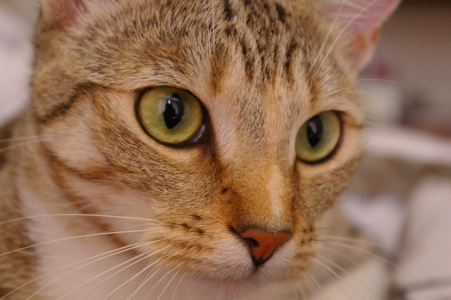
#> input picture skimage.data.chelsea(), 451 x 300 px
$ jupyter execute Computation_with_NumPy_and_N_Dimensional_Arrays.ipynb
#> lines starting #> are read from the running program, lines starting #| are printed output that depends on the picture
# Introduction

In this notebook we'll learn how to use NumPy to work with numerical data.

# Import Statements

[cell 1]
import numpy as np

import matplotlib.pyplot as plt
from scipy import misc # contains an image of a racoon!
from PIL import Image # for reading image files
from numpy.random import random

# Understanding NumPy's ndarray

NumPy's most amazing feature is the **powerful** ndarray.

#### 1-Dimensional Arrays (Vectors)

[cell 2]
one_dimensional_array = np.array([1.1, 9.2, 8.1, 4.7])

[cell 3]
one_dimensional_array.shape

[cell 4]
one_dimensional_array[2]

[cell 5]
one_dimensional_array.ndim

#### 2-Dimensional Arrays (Matrices)

[cell 6]
array_2d = np.array([[1, 2, 3, 9],
                     [5, 6, 7, 8]])

[cell 7]
print(f'array_2d has {array_2d.ndim} dimensions')
print(f'Its shape is {array_2d.shape}')
print(f'It has {array_2d.shape[0]} rows and {array_2d.shape[1]} columns')
print(array_2d)

[cell 8]
array_2d[1,2]

[cell 9]
array_2d[0,2]

[cell 10]
array_2d[0, :]

[cell 11]
array_2d[1,:]

#### N-Dimensional Arrays (Tensors)

**Challenge**:
* How many dimensions does the array below have?
* What is its shape (i.e., how many elements are along each axis)?
* Try to access the value `18` in the last line of code.
* Try to retrieve a 1 dimensional vector with the values `[97, 0, 27, 18]`
* Try to retrieve a (3,2) matrix with the values `[[ 0,  4], [ 7,  5], [ 5, 97]]`

*Hint*: You can use the `:` operator just as with Python Lists.

[cell 12]
mystery_array = np.array([[[0, 1, 2, 3],
                           [4, 5, 6, 7]],

                         [[7, 86, 6, 98],
                          [5, 1, 0, 4]],

                          [[5, 36, 32, 48],
                           [97, 0, 27, 18]]])

# Note all the square brackets!

[cell 13]
mystery_array.shape

[cell 14]
mystery_array.ndim

[cell 15]
print(f'We have {mystery_array.ndim} dimensions')
print(f'The shape is {mystery_array.shape}')

[cell 16]
mystery_array[2, 1, :]

[cell 17]
mystery_array[:, :, 0]

[cell 18]
mystery_array[2, 1, 3]

# NumPy Mini-Challenges

#### **Challenge 1**: Use [`.arange()`](https://numpy.org/devdocs/reference/generated/numpy.arange.html)to createa a vector `a` with values ranging from 10 to 29. You should get this:

`print(a)`

`[10 11 12 13 14 15 16 17 18 19 20 21 22 23 24 25 26 27 28 29]`

[cell 19]
a = np.arange(10,30)
print(a)

#### **Challenge 2**: Use Python slicing techniques on `a` to:
* Create an array containing only the last 3 values of `a`
* Create a subset with only the 4th, 5th, and 6th values
* Create a subset of `a` containing all the values except for the first 12 (i.e., `[22, 23, 24, 25, 26, 27, 28, 29]`)
* Create a subset that only contains the even numbers (i.e, every second number)

[cell 20]
# Create an array containing only the last 3 values of a
last_three_values = a[-3:]
print(last_three_values)

[cell 21]
# Create a subset with only the 4th, 5th, and 6th values
subset = a[3:6]
print(subset)

[cell 22]
# Create a subset of a containing all the values except for the first 12 (i.e., [22, 23, 24, 25, 26, 27, 28, 29])
except_first_12 = a[12:]
print(except_first_12)

[cell 23]
# Create a subset that only contains the even numbers (i.e, every second number)
even_numbers = a[::2]
print(even_numbers)

#### **Challenge 3**:Reverse the order of the values in `a`, so that the first element comes last:

`[29, 28, 27, 26, 25, 24, 23, 22, 21, 20, 19, 18, 17, 16, 15, 14, 13,
       12, 11, 10]`

If you need a hint, you can check out this part of the [NumPy beginner's guide](
https://numpy.org/devdocs/user/absolute_beginners.html#how-to-reverse-an-array)

[cell 24]
reverse = a[::-1]
print(reverse)

[cell 25]
np.flip(a)

#### **Challenge 4**: Print out all the indices of the non-zero elements in this array: [6,0,9,0,0,5,0]

[cell 26]
non_zero = np.array([6,0,9,0,0,5,0])
print(np.nonzero(non_zero))

[cell 27]
# Create a boolean mask: True where the element is non-zero
mask = non_zero != 0
print("Boolean Mask:", mask)

# Use the mask to select and print only the non-zero elements
non_zero_elements = non_zero[mask]
print("Non-Zero Numbers:", non_zero_elements)

#### **Challenge 5**: Use NumPy to generate a 3x3x3 array with random numbers

Hint: Use the [`.random()` function](https://numpy.org/doc/stable/reference/random/index.html?highlight=random#module-numpy.random)

[cell 28]
three_dimensional_array = np.random.rand(3, 3, 3)
print(three_dimensional_array)

[cell 29]
from numpy.random import random
z = random((3,3,3))
z

#### **Challenge 6**: Use [`.linspace()`](https://numpy.org/doc/stable/reference/generated/numpy.linspace.html) to create a vector `x` of size 9 with values spaced out evenly between 0 to 100 (both included).

[cell 30]
demo_linspace = np.linspace(0, 100, 9)
print(demo_linspace)

[cell 31]
x = np.linspace(0, 100, num=9)
print(x)
x.shape

#### **Challenge 7**: Use [`.linspace()`](https://numpy.org/doc/stable/reference/generated/numpy.linspace.html) to create another vector `y` of size 9 with values between -3 to 3 (both included). Then plot `x` and `y` on a line chart using Matplotlib.

[cell 32]
second_demo_linspace = np.linspace(-3, 3, 9)
print(second_demo_linspace)

[cell 33]
y = np.linspace(-3, 3, num=9)
print(y)
y.shape

[cell 34]
plt.plot(demo_linspace, second_demo_linspace)
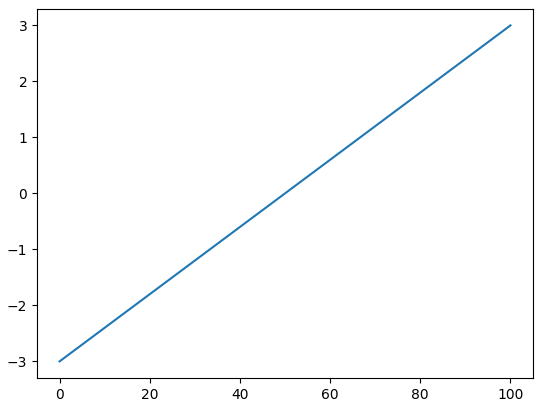
#> figure drawn by matplotlib, 1 panel

[cell 35]
y = np.linspace(start=-3, stop=3, num=9)
plt.plot(x, y)
plt.show()

#### **Challenge 8**: Use NumPy to generate an array called `noise` with shape 128x128x3 that has random values. Then use Matplotlib's [`.imshow()`](https://matplotlib.org/3.1.1/api/_as_gen/matplotlib.pyplot.imshow.html) to display the array as an image.

[cell 36]
noise = np.random.rand(128, 128, 3)
plt.imshow(noise)
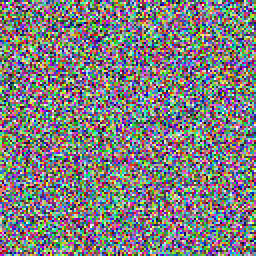
#> shown: shape (128, 128, 3) float64 (shown 2 times larger); mean R, G, B 0.499, 0.495, 0.499

[cell 37]
plt.imshow(array_2d)
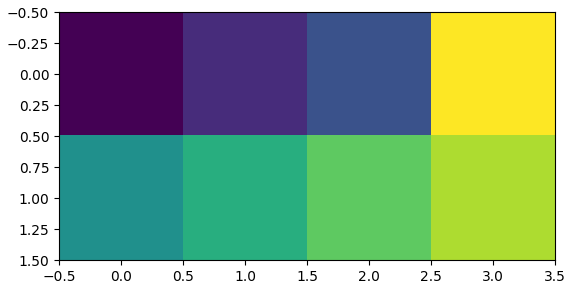
#> figure drawn by matplotlib, 1 panel

[cell 38]
noise = np.random.random((128,128,3))
print(noise.shape)
plt.imshow(noise)
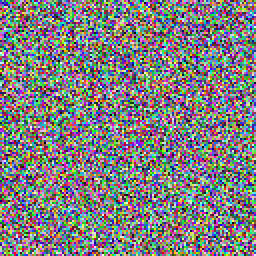
#> shown: shape (128, 128, 3) float64 (shown 2 times larger); mean R, G, B 0.501, 0.499, 0.504

# Linear Algebra with Vectors

[cell 39]
v1 = np.array([4, 5, 2, 7])
v2 = np.array([2, 1, 3, 3])

[cell 40]
v1 + v2

[cell 41]
# Python Lists vs ndarrays
list1 = [4, 5, 2, 7]
list2 = [2, 1, 3, 3]

[cell 42]
list1 + list2
# output: [4, 5, 2, 7, 2, 1, 3, 3]

[cell 43]
v1 * v2

[cell 44]
# list1 * list2 # error!

# Broadcasting and Scalars

[cell 45]
array_2d = np.array([[1, 2, 3, 4],
                     [5, 6, 7, 8]])

[cell 46]
array_2d + 10

[cell 47]
array_2d * 5

# Matrix Multiplication with @ and .matmul()

[cell 48]
a1 = np.array([[1, 3],
               [0, 1],
               [6, 2],
               [9, 7]])

b1 = np.array([[4, 1, 3],
               [5, 8, 5]])

print(f'{a1.shape}: a has {a1.shape[0]} rows and {a1.shape[1]} columns.')
print(f'{b1.shape}: b has {b1.shape[0]} rows and {b1.shape[1]} columns.')
print('Dimensions of result: (4x2)*(2x3)=(4x3)')

**Challenge**: Let's multiply `a1` with `b1`. Looking at the wikipedia example above, work out the values for c12 and c33 on paper. Then use the [`.matmul()`](https://numpy.org/doc/stable/reference/generated/numpy.matmul.html) function or the `@` operator to check your work.

[cell 49]
c = np.matmul(a1, b1)
print(c)

[cell 50]
a1 @ b1

# Manipulating Images as ndarrays

[cell 51]
from skimage import data  # Use skimage for sample data

# Load the face (now 'chelsea') image from scikit-image
img = data.chelsea()
#> img is the input picture: shape (300, 451, 3); mean R, G, B 147.7, 111.4, 86.8

# Display the image
plt.imshow(img)
plt.title("The 'Face' Image (Loaded as data.chelsea())")
plt.show()

**Challenge**: What is the data type of `img`? Also, what is the shape of `img` and how many dimensions does it have? What is the resolution of the image?

[cell 52]
type(img)

[cell 53]
img.shape
#> Out = (300, 451, 3)

[cell 54]
img.ndim
#> Out = 3

**Challenge**: Convert the image to black and white. The values in our `img` range from 0 to 255.
* Divide all the values by 255 to convert them to sRGB, where all the values are between 0 and 1.
* Next, multiply the sRGB array by the `grey_vals` to convert the image to grey scale.
* Finally use Matplotlib's [`.imshow()`](https://matplotlib.org/3.1.1/api/_as_gen/matplotlib.pyplot.imshow.html) together with the colormap parameter set to gray `cmap=gray` to look at the results.

[cell 55]
sRGB_array = img / 255

[cell 56]
grey_vals = np.array([0.2126, 0.7152, 0.0722])

[cell 57]
img_gray = sRGB_array @ grey_vals
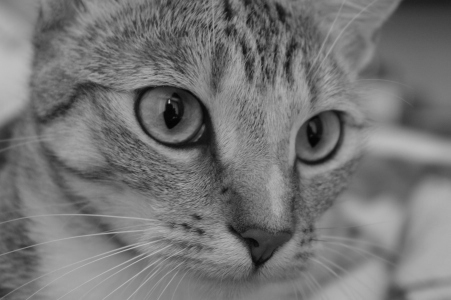
#> img_gray: shape (300, 451) float64; min 0.0151, max 0.756, mean 0.46

[cell 58]
img_gray = np.matmul(sRGB_array, grey_vals)

[cell 59]
plt.imshow(img_gray, cmap='gray')

[cell 60]
plt.imshow(img_gray)

**Challenge**: Can you manipulate the images by doing some operations on the underlying ndarrays? See if you can change the values in the ndarray so that:

1) You flip the grayscale image upside down

2) Rotate the colour image

3) Invert (i.e., solarize) the colour image. To do this you need to converting all the pixels to their "opposite" value, so black (0) becomes white (255).

#### Challenge Solutions

[cell 61]
plt.imshow(np.flip(img_gray), cmap='gray')
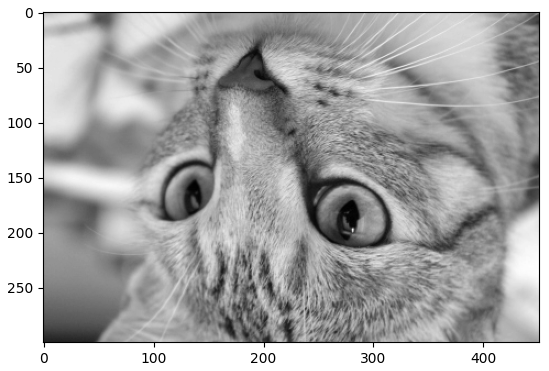
#> figure drawn by matplotlib, 1 panel

[cell 62]
plt.imshow(np.rot90(img))
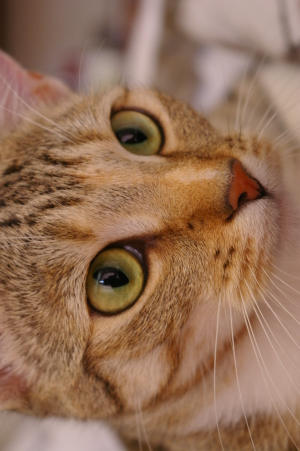
#> shown: shape (451, 300, 3); mean R, G, B 147.7, 111.4, 86.8

[cell 63]
solar_img = 255 - img
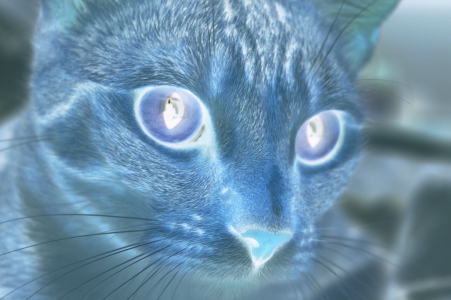
#> solar_img: shape (300, 451, 3); mean R, G, B 107.3, 143.6, 168.2
plt.imshow(solar_img)

# Use your Own Image!

[cell 64]
file_name = 'yummy_macarons.jpg'

#### Use PIL to open

[cell 65]
my_img = Image.open(file_name)
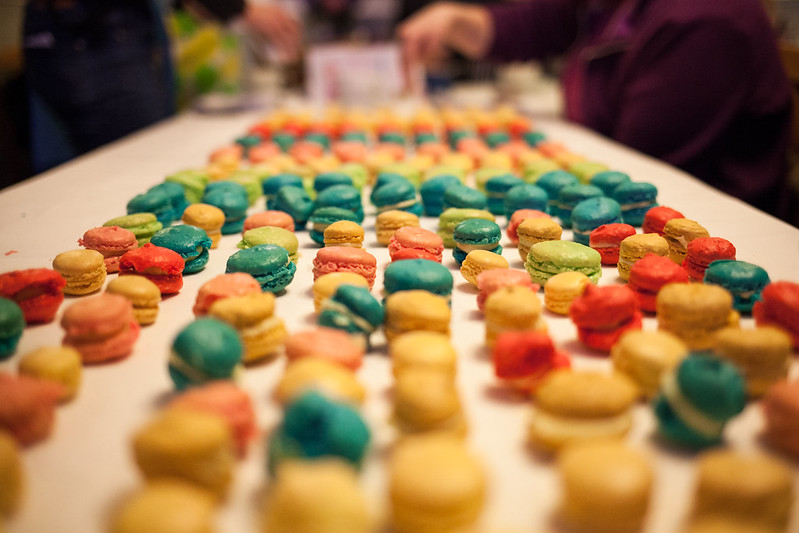
#> input picture Day 77 - Advanced - Computation with NumPy and N-Dimensional Arrays/yummy_macarons.jpg, 799 x 533 px
#> my_img is the input picture: PIL image 799x533 RGB; mean R, G, B 156.7, 118.6, 78.2
img_array = np.array(my_img)

[cell 66]
img_array.ndim
#> Out = 3

[cell 67]
img_array.shape
#> Out = (533, 799, 3)

[cell 68]
plt.imshow(img_array)

[cell 69]
plt.imshow(255-img_array)
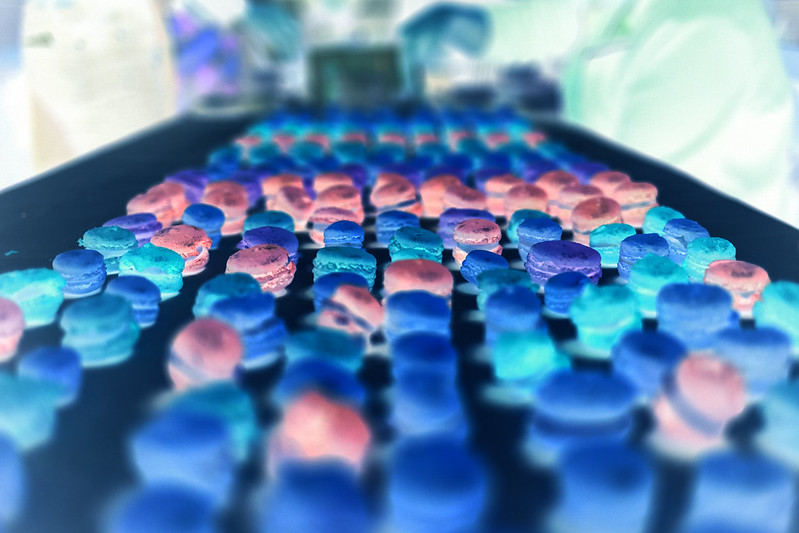
#> shown: shape (533, 799, 3); mean R, G, B 98.3, 136.4, 176.8
